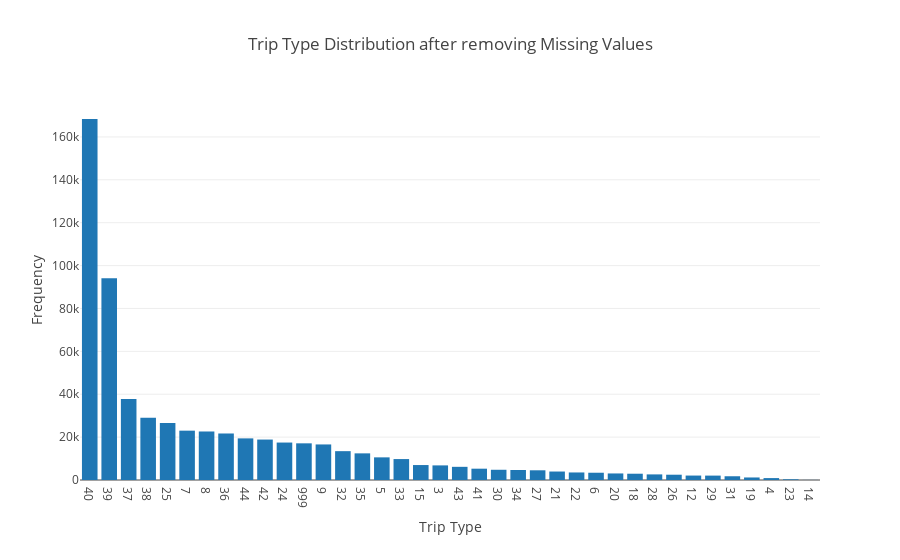

Notebook code cell kept with this figure:
### Markdown cell above
#### Distribution of classes after removing visits with missing values in Upc number, Fine Line Number and Department Description.

### Code cell
plot_distribution(data['TripType'],"Trip Type Distribution after removing Missing Values","Trip Type","Frequency",sort=True,order='dsc')

### Figure 1 — Plotly figure (JSON) as saved in the notebook; plotly's stock layout.template omitted (floating-point values rounded to 4 significant figures)
{"data": [{"type": "bar", "x": ["40", "39", "37", "38", "25", "7", "8", "36", "44", "42", "24", "999", "9", "32", "35", "5", "33", "15", "3", "43", "41", "30", "34", "27", "21", "22", "6", "20", "18", "28", "26", "12", "29", "31", "19", "4", "23", "14"], "y": [168362, 94058, 37720, 29034, 26534, 23010, 22626, 21692, 19409, 18862, 17466, 17102, 16584, 13450, 12426, 10557, 9763, 6972, 6814, 6143, 5276, 4772, 4673, 4527, 3951, 3515, 3392, 3053, 2929, 2611, 2466, 2072, 2051, 1751, 1182, 890, 325, 35]}], "layout": {"title": "Trip Type Distribution after removing Missing Values", "xaxis": {"title": "Trip Type", "type": "category"}, "yaxis": {"title": "Frequency"}}}
